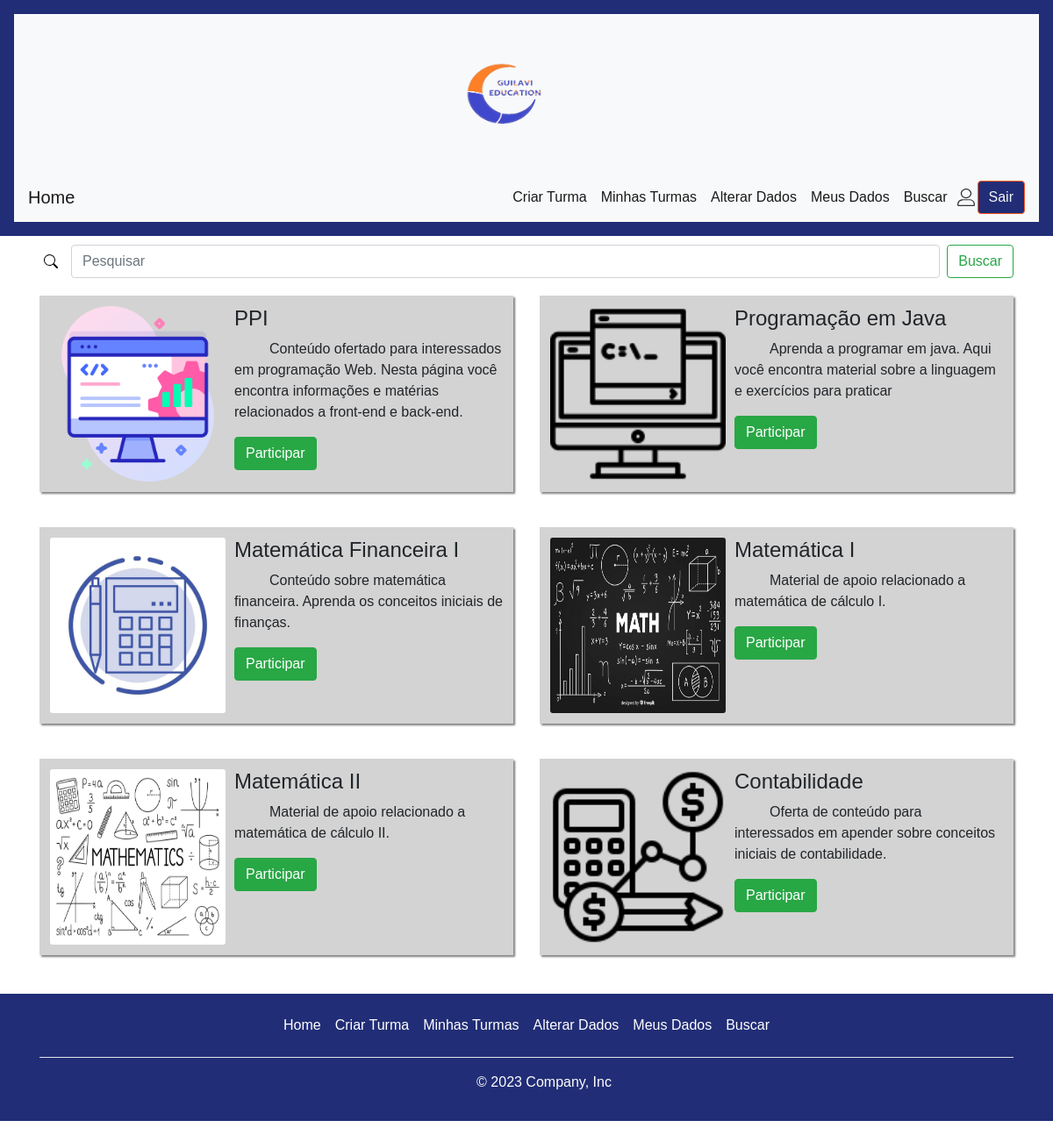
Screenshot of /php/itensCadastro.php (signed in) with the database file from the repository.
### tables this page shows
CREATE TABLE `foto` (
  `id_turma` int(11) NOT NULL,
  `nomeArqFoto` varchar(50) DEFAULT NULL
);

CREATE TABLE `turmas` (
  `id` int(11) NOT NULL,
  `nome_turma` varchar(50) DEFAULT NULL,
  `descricao` varchar(350) DEFAULT NULL,
  `id_usuario` int(11) NOT NULL
);

### php/conexao.php (called while the page is built, shortened)
<?php
class Conexao {
    public $conexao;
    function __construct() {
        if (!isset($this->conexao)) {
            try {
                $this->conexao = new PDO('mysql:host=localhost;dbname=guilavi', 'root', '');
            } catch (PDOException $e) {
                echo 'Error: ' . $e->getMessage();
            }
        }
    }
}
?>

### php/itensCadastro.php (the view, shortened to what this page needs)
<?php
require "conexao.php";
$conn = new Conexao();
try {
    $sql = "SELECT nome_turma, descricao, nomeArqFoto FROM turmas INNER JOIN foto ON turmas.id = foto.id_turma";
    $stmt = $conn->conexao->query($sql);
    $resultados = $stmt->fetchAll(PDO::FETCH_ASSOC);
} catch (Exception $e) {
    exit('Ocorreu uma falha: ' . $e->getMessage());
}
?>
<!DOCTYPE html>
<html lang="pt-br">
<head>
    <link rel="stylesheet" href="../css/style.css">
    <link rel="stylesheet" href="../css/modal.css">
    <link rel="stylesheet" href="../css/itensCadastro.css">
    <link rel='stylesheet' href='../css/bootstrap.min.css'>
    <link rel="stylesheet" href="../css/bootstrap-4.3.1.min.css">
    <link rel='stylesheet' href='https://cdnjs.cloudflare.com/ajax/libs/font-awesome/5.10.0/css/all.min.css'>
</head>
<body>
    <header id="menu" class="p-3 text-bg-dark">
        <nav class="navbar navbar-light bg-light justify-content-center">
            <a class="navbar-brand" href="#">
                <img src="../img/logo.png" class="d-inline-block align-top" alt="">
            </a>
        </nav>
        <nav class="navbar navbar-expand-lg navbar-light bg-light" id="login_nav">
            <a class="navbar-brand" href="./area_professor.php" id="home">Home</a>
            <div class="collapse navbar-collapse justify-content-end" id="navbarNavAltMarkup">
                <div class="navbar-nav">
                    <a class="nav-item nav-link active" href="./criarTurma.php">Criar Turma <span class="sr-only">(current)</span></a>
                    <a class="nav-item nav-link active" href="./minhasTurmas.php">Minhas Turmas<span class="sr-only">(current)</span></a>
                    <a class="nav-item nav-link active" href="./altera_dados.php">Alterar Dados<span class="sr-only">(current)</span></a>
                    <a class="nav-item nav-link active" href="./perfilProfessor.php">Meus Dados<span class="sr-only">(current)</span></a>
                    <a class="nav-item nav-link active" href="./itensCadastro.php">Buscar<span class="sr-only">(current)</span></a>
                    <form class="form-inline my-2 my-lg-0 login-botao" method="GET" action="">
                        <img class="login-img" src="../img/icons/unlogged-icon.svg" alt="">
                        <a href="area_aluno.php?sair=true" class="btn btn-outline-danger my-2 my-sm-0">Sair</a>
                    </form>
                </div>
            </div>
        </nav>
    </header>
    <main>
        <div class="container">
            <form class="d-flex" id="form">
                <img class="search-img" src="../img/icons/search.svg" alt="">
                <input class="form-control me-2" type="search" id="searchInput" placeholder="Pesquisar" aria-label="Pesquisar">
                <button class="btn btn-outline-success" id="button" type="submit">Buscar</button>
            </form>
            <div id="container" class="row">
                <?php foreach ($resultados as $resultado) : ?>
                    <?php
                    $nome_turma = htmlspecialchars($resultado['nome_turma']);
                    $descricao = htmlspecialchars($resultado['descricao']);
                    $nomeArqFoto = htmlspecialchars($resultado['nomeArqFoto']);
                    $caminho_imagem = "../img/$nomeArqFoto";
                    ?>
                    <div class="coluna col-lg-6">
                        <div class="item">
                            <img src="<?= $caminho_imagem ?>" width="200" height="200" alt="<?= $nome_turma ?>">
                            <div class="alinha_item">
                                <h4><?= $nome_turma ?></h4>
                                <p><?= $descricao ?></p>
                                <button class="btn btn-success btnOpenModal">Participar</button>
                            </div>
                        </div>
                    </div>
                <?php endforeach; ?>
            </div>
        </div>
    </main>
    <footer class="footer">
        <div class="container">
            <div class="py-3 my-4">
                <ul class="nav justify-content-center border-bottom pb-3 mb-3">
                    <li class="nav-item"><a href="./area_professor.php" class="nav-link px-2 text-body-secondary">Home</a></li>
                    <li class="nav-item"><a href="./criarTurma.php" class="nav-link px-2 text-body-secondary">Criar Turma</a></li>
                    <li class="nav-item"><a href="./minhasTurmas.php" class="nav-link px-2 text-body-secondary">Minhas Turmas</a></li>
                    <li class="nav-item"><a href="./altera_dados.php" class="nav-link px-2 text-body-secondary">Alterar Dados</a></li>
                    <li class="nav-item"><a href="./perfilProfessor.php" class="nav-link px-2 text-body-secondary">Meus Dados</a></li>
                    <li class="nav-item"><a href="./itensCadastro.php" class="nav-link px-2 text-body-secondary">Buscar</a></li>
                </ul>
                <p class="text-center text-body-secondary">© 2023 Company, Inc</p>
            </div>
        </div>
    </footer>
</body>
</html>

### css/style.css (style rules this page uses)
* { font-family: "Gill Sans", sans-serif; }
.footer { bottom: 0 !important; left: 0 !important; background-color: #212D76 !important; color: rgb(253, 253, 253); width: 100% !important; }
.nav-item a { color: rgb(255, 255, 255); }
#menu { background-color: #212D76 !important; }
#login_nav { padding: 8px 16px; }
p { text-indent: 40px; }
.navbar-brand img { text-align: center; height: 155px; width: 310px; }
.login-img { padding: 3px; }
.login-botao a { color: rgb(245, 245, 245); border-color: #ff5722; background-color: #212D76; }

### css/itensCadastro.css (style rules this page uses)
#form { margin-top: 10px; }
img { margin-right: 10px; border-radius: 3px; }
@media (min-width: 1000px) { #container { display: flex; justify-content: space-between; } }
@media (min-width: 1000px) { .coluna { flex-basis: calc(50% - 20px); } }
@media (min-width: 1000px) { .item { background-color: lightgray; padding: 10px; display: flex; align-items: flex-start; text-align: left; border: 2px solid lightgray; box-shadow: 2px 2px 2px gray; margin: 20px auto; } }
.footer { background-color: rgb(173, 173, 167) !important; color: rgb(253, 253, 253); width: 100%; }
.nav-item a { color: rgb(255, 255, 255); }
#menu { background-color: rgb(173, 173, 167) !important; }
.search-img { padding: 5px; }
.footer { bottom: 0; left: 0; background-color: #212D76 !important; color: rgb(253, 253, 253); width: 100%; }
#menu { background-color: #212D76 !important; }
#login_nav { padding: 8px 16px; }
.navbar-brand img { text-align: center; height: 155px; width: 310px; }
.login-img { padding: 3px; margin: 0; }
.login-botao a { color: rgb(245, 245, 245); border-color: #ff5722; background-color: #212D76; }
* { font-family: "Gill Sans", sans-serif; }

### rows the page displays
foto: nomeArqFoto (picture), id_turma.nome_turma "PPI", id_turma.descricao "Conteúdo ofertado para interessados em programação Web. Nesta página você encontra informações e matérias relacionados a front-end e back-end."
foto: nomeArqFoto (picture), id_turma.nome_turma "Programação em Java", id_turma.descricao "Aprenda a programar em java. Aqui você encontra material sobre a linguagem e exercícios para praticar"
foto: nomeArqFoto (picture), id_turma.nome_turma "Matemática Financeira I", id_turma.descricao "Conteúdo sobre matemática financeira. Aprenda os conceitos iniciais de finanças."
foto: nomeArqFoto (picture), id_turma.nome_turma "Matemática I", id_turma.descricao "Material de apoio relacionado a matemática de cálculo I."
foto: nomeArqFoto (picture), id_turma.nome_turma "Matemática II", id_turma.descricao "Material de apoio relacionado a matemática de cálculo II."
foto: nomeArqFoto (picture), id_turma.nome_turma "Contabilidade", id_turma.descricao "Oferta de conteúdo para interessados em apender sobre conceitos iniciais de contabilidade."
